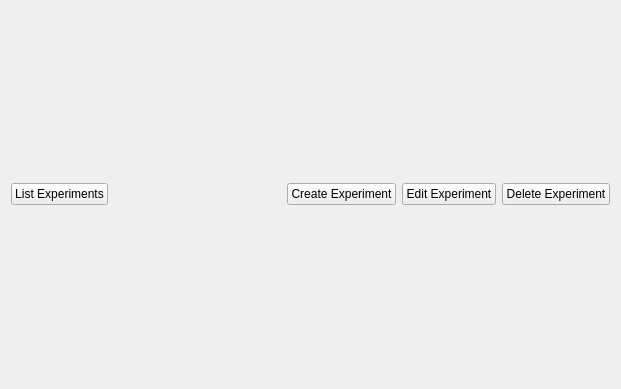
<?xml version="1.0" encoding="UTF-8"?>
<ui version="4.0">
 <class>ExperimentManagerWidget</class>
 <widget class="QWidget" name="ExperimentManagerWidget">
  <property name="geometry">
   <rect>
    <x>0</x>
    <y>0</y>
    <width>621</width>
    <height>389</height>
   </rect>
  </property>
  <property name="sizePolicy">
   <sizepolicy hsizetype="Minimum" vsizetype="Minimum">
    <horstretch>0</horstretch>
    <verstretch>0</verstretch>
   </sizepolicy>
  </property>
  <property name="windowTitle">
   <string>Form</string>
  </property>
  <layout class="QGridLayout" name="gridLayout">
   <item row="0" column="0">
    <layout class="QGridLayout" name="mainGridLayout"/>
   </item>
   <item row="1" column="0">
    <layout class="QHBoxLayout" name="horizontalLayout">
     <item>
      <widget class="QPushButton" name="listExperimentsPushButton">
       <property name="text">
        <string>List Experiments</string>
       </property>
      </widget>
     </item>
     <item>
      <spacer name="horizontalSpacer">
       <property name="orientation">
        <enum>Qt::Orientation::Horizontal</enum>
       </property>
       <property name="sizeHint" stdset="0">
        <size>
         <width>40</width>
         <height>20</height>
        </size>
       </property>
      </spacer>
     </item>
     <item>
      <widget class="QPushButton" name="createPushButton">
       <property name="sizePolicy">
        <sizepolicy hsizetype="Minimum" vsizetype="Fixed">
         <horstretch>0</horstretch>
         <verstretch>0</verstretch>
        </sizepolicy>
       </property>
       <property name="text">
        <string>Create Experiment</string>
       </property>
      </widget>
     </item>
     <item>
      <widget class="QPushButton" name="edtExperimentPushButton">
       <property name="text">
        <string>Edit Experiment</string>
       </property>
      </widget>
     </item>
     <item>
      <widget class="QPushButton" name="delExperimentPushButton">
       <property name="text">
        <string>Delete Experiment</string>
       </property>
      </widget>
     </item>
    </layout>
   </item>
  </layout>
 </widget>
 <resources/>
 <connections/>
</ui>
